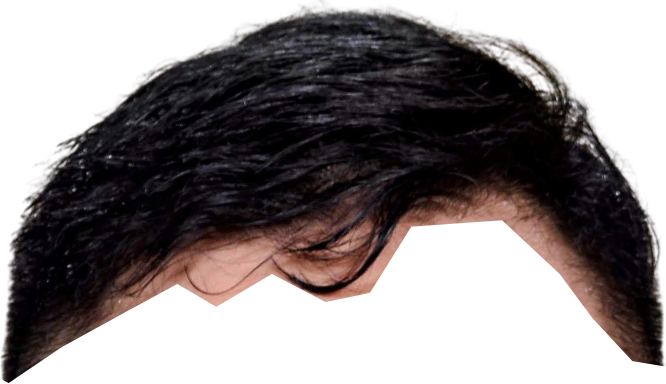
#> input picture hub/art/head.png, 1331 x 767 px (shown at 1/2 size)
$ python align-art.py ../art/head.png ../art/head.png
#> lines starting #> are read from the running program, lines starting #| are printed output that depends on the picture; after the words box and inside, x2 and y2 are one past the last pixel; in counts of white or black regions, pixels touching at a corner belong together
#!/usr/bin/env python3
"""
Recover a trimmed layer's offset from the cut edge it shares with the face.

Photopea's "trim transparent pixels" on export discards the layer's position,
which is the one thing registration depends on. When that has already happened,
the position is still recoverable for any layer that was cut *against* another:
the lid's bottom edge and the face's top edge are the same tear, so there is
exactly one translation that makes them agree.

    python3 scripts/align-art.py art/face.png art/head.png

Prints the offset and, more importantly, the RMS residual. A few pixels means
the two really are complements of one cut. Tens of pixels means they are not,
and the number is meaningless — check the scale before trusting it.

This is a rescue, not the workflow. Exporting untrimmed costs nothing.
"""

import sys

try:
    import numpy as np
    from PIL import Image
except ImportError:
    sys.exit("needs Pillow and numpy:  pip install --user Pillow numpy")


def solid(path: str) -> np.ndarray:
#> called with path = '../art/head.png'
    return np.array(Image.open(path).convert("RGBA"))[:, :, 3] > 128
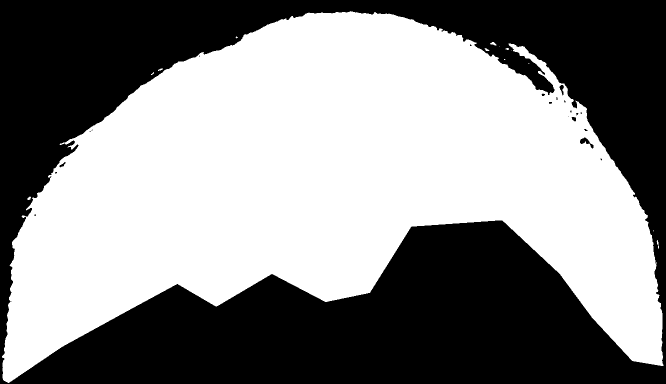
#> returned value: shape (767, 1331) bool (shown at 1/2 size); 54% white; 22 black regions (15 under 20 px), largest, box (x1, y1, x2, y2) and area: (0, 0, 1331, 767) 468640, (1160, 275, 1187, 297) 216, (1119, 170, 1128, 191) 97


def edge(mask: np.ndarray, which: str) -> np.ndarray:
    """Topmost (or bottommost) solid row per column; -1 where the column is empty."""
#> called with which = 'top'
    out = np.full(mask.shape[1], -1)
#> out = 1331 values from -1 to -1
    for x in range(mask.shape[1]):
        ys = np.where(mask[:, x])[0]
        if len(ys):
            out[x] = ys.min() if which == "top" else ys.max()
#> this loop made 1331 passes
#> ys on pass 5: [712, 713, 714]
#> after the loop, out = 1331 values, max 729 at index 1326, min -1 at index 0, mean 164.8
    return out


def main() -> None:
    if len(sys.argv) != 3:
        sys.exit(__doc__)
    base_path, layer_path = sys.argv[1], sys.argv[2]

    base, layer = solid(base_path), solid(layer_path)
    base_top, layer_bottom = edge(base, "top"), edge(layer, "bottom")
#> the loop in edge (call 2), `for x in range(mask.shape[1]):` made 1331 passes
#> base_top has the same summary as out in edge; layer_bottom = 1331 values, max 765 at index 16, min -1 at index 0, mean 583.6

    best = None
    for dx in range(-400, base.shape[1], 2):
        xs = np.arange(layer.shape[1]) + dx
        ok = (xs >= 0) & (xs < base.shape[1]) & (layer_bottom >= 0)
        if ok.sum() < 400:
            continue
        ok &= base_top[xs.clip(0, base.shape[1] - 1)] >= 0
        if ok.sum() < 400:
            continue
        # Vertical offset is whatever makes the two edges agree on average;
        # the median resists the notches where one edge has hair and the
        # other does not.
        diff = base_top[xs[ok]] - layer_bottom[ok]
        dy = int(np.median(diff))
        rms = float(np.sqrt(((diff - dy) ** 2).mean()))
        if best is None or rms < best[0]:
            best = (rms, dx, dy, int(ok.sum()))
#> this loop made 866 passes
#> (dy, rms, best) on passes 1 to 12: (-406, 149.1, (149.1, -400, -406, 923)), (-407, 148.6, (148.6, -398, -407, 925)), (-407, 148.2, (148.2, -396, -407, 927)), (-407, 147.9, (147.9, -394, -407, 929)), (-408, 147.5, (147.5, -392, -408, 931)), (-409, 147.1, (147.1, -390, -409, 933)), (-409, 146.7, (146.7, -388, -409, 935)), (-410, 146.4, (146.4, -386, -410, 937)), (-410, 146, (146, -384, -410, 939)), (-412, 145.6, (145.6, -382, -412, 941)), (-413, 145.3, (145.3, -380, -413, 943)), (-414, 144.9, (144.9, -378, -414, 945))
#> after the loop, best = (83.35, -46, -421, 1277)

    if best is None:
        sys.exit("no overlap found — are the two at the same scale?")

    rms, dx, dy, cols = best
#> rms = 83.35; dx = -46; dy = -421; cols = 1277
    print(f"offset ({dx}, {dy})   rms {rms:.1f}px over {cols} columns")
#| offset (-46, -421)   rms 83.4px over 1277 columns
    print("good" if rms < 8 else "SUSPECT — these may not be complements of one cut")
#| SUSPECT — these may not be complements of one cut


if __name__ == "__main__":
    main()

$ run again, with hub/art/face_2.png copied over hub/art/head.png
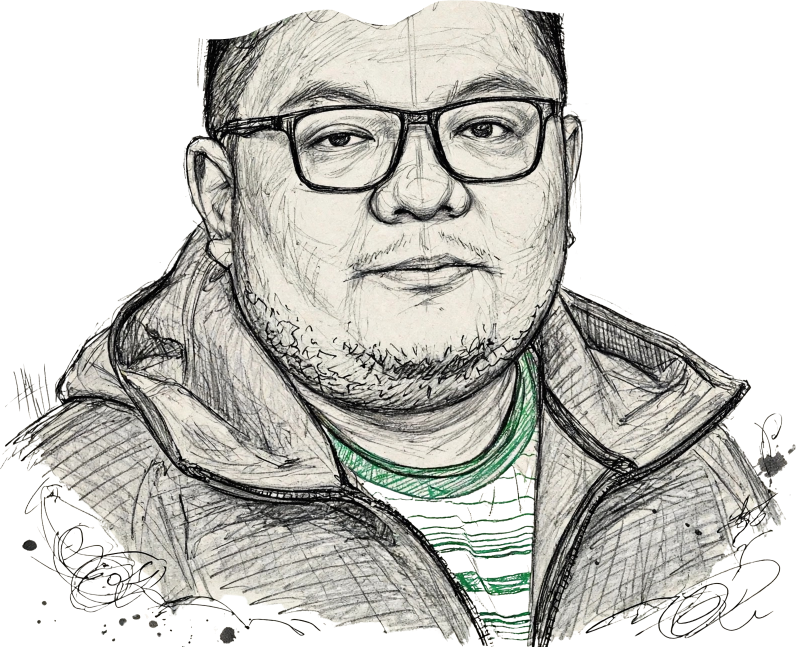
#> input picture hub/art/face_2.png, 1592 x 1294 px (shown at 1/2 size)
#> in solid, `return np.array(Image.open(path).convert("RGBA"))[:, :, 3] > 128`:
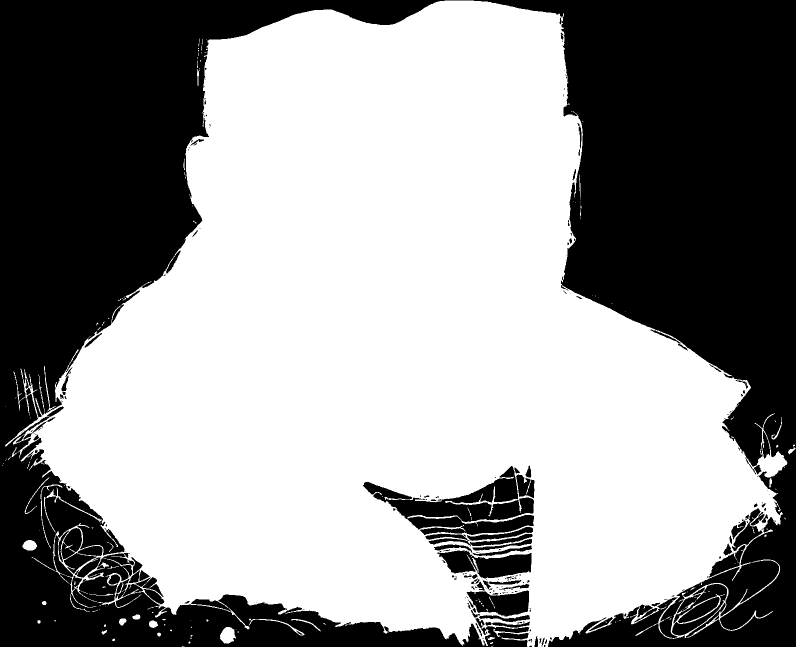
#> returned value: shape (1294, 1592) bool (shown at 1/2 size); 58.6% white; 229 black regions (139 under 20 px), largest, box (x1, y1, x2, y2) and area: (0, 0, 1592, 1294) 791757, (726, 932, 1068, 1070) 20077, (875, 1100, 1063, 1157) 6449
#> the loop in edge, `for x in range(mask.shape[1]):` made 1592 passes
#> ys on passes 5 to 7: [931], [930], [927]
#> after the loop in edge, `for x in range(mask.shape[1]):`: out = 1592 values, max 933 at index 1505, min -1 at index 0, mean 368.4
#> the loop in edge (call 2), `for x in range(mask.shape[1]):` made 1592 passes
#> base_top has the same summary as out in edge; layer_bottom = 1592 values, max 1293 at index 364, min -1 at index 0, mean 1224.9
#> the loop in main, `for dx in range(-400, base.shape[1], 2):` made 996 passes
#> (dy, rms, best) on passes 1, 146, 147, 150, 151, 152, 501, 502: (-1206, 380.2, (380.2, -400, -1206, 1184)), (-1073, 379.6, (379.6, -110, -1073, 1474)), (-1066, 377.2, (377.2, -108, -1066, 1476)), (-1048, 371.6, (371.6, -102, -1048, 1482)), (-1033, 366.6, (366.6, -100, -1033, 1484)), (-1020, 362.7, (362.7, -98, -1020, 1486)), (-1053, 357.8, (357.8, 600, -1053, 984)), (-1033, 349.9, (349.9, 602, -1033, 982))
#> after the loop in main, `for dx in range(-400, base.shape[1], 2):`: best = (91.92, 1184, -487, 400)
#> in main, `rms, dx, dy, cols = best`: rms = 91.92; dx = 1184; dy = -487; cols = 400
#| offset (1184, -487)   rms 91.9px over 400 columns
#| SUSPECT — these may not be complements of one cut
